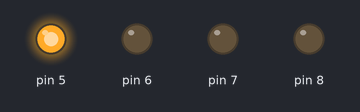
Bench run of a sketch on a simulated Arduino Uno, built with avr-gcc and run on an emulated ATmega328P. Parts: output pins drawn as LEDs (lit = HIGH).

Above: at 0.1 s.
At 0.9 s:
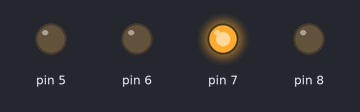
At 1.3 s:
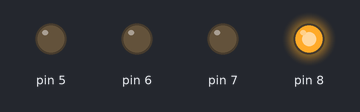
At 2.1 s:
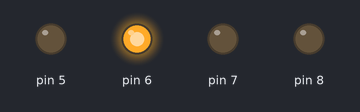
At 3.5 s:
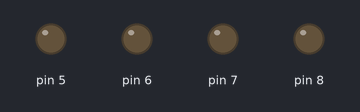
Timing chart, 0 to 3.8 s (numbered marks = the images above):
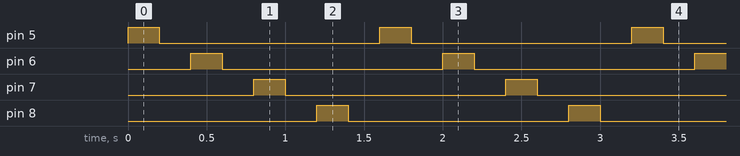

The sketch:

sec2.ino
```cpp
int n;
int tiempo = 200;

void setup() {
  for(n=5;n<9;n++){
    pinMode(n, OUTPUT);
  }
}

void loop() {
  for(n=5;n<9;n++){
    digitalWrite(n, HIGH);
    delay(tiempo);
    digitalWrite(n, LOW);
    delay(tiempo);
  }
}
```

Measured:
- by itself, pin 5–8: alternates HIGH for 0.20 s and LOW for 1.4 s
- by itself, everything shown: repeats every 1.6 s, in 8 steps
